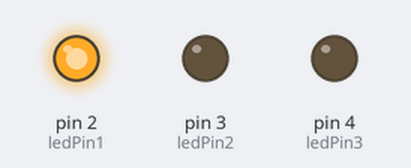
The sketch below on a simulated Arduino Uno, built with avr-gcc and run on an emulated ATmega328P. Parts: output pins drawn as LEDs (lit = HIGH).

Above: at 0.02 s.
At 0.72 s:
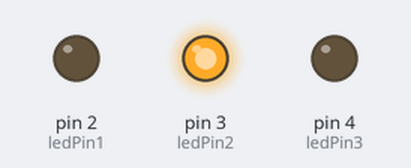
At 1.47 s:
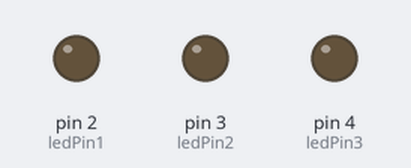
At 2.92 s:
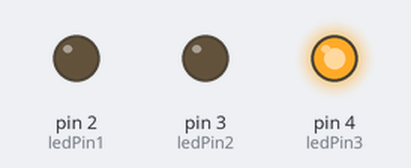
Timing chart, 0 to 3.2 s (numbered marks = the images above):
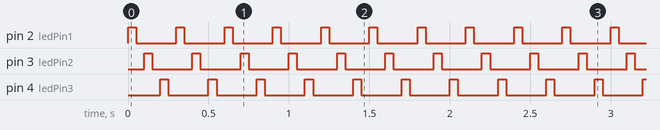

The sketch:

Code.ino
```cpp
// C++ code
//
int ledPin1=2;
int ledPin2=3;
int ledPin3=4;
void setup()
{
  pinMode(ledPin1, OUTPUT);
  pinMode(ledPin2, OUTPUT);
  pinMode(ledPin3, OUTPUT);
}

void loop()
{
  digitalWrite(ledPin1, HIGH);
  delay(50); // Wait for 1000 millisecond(s)
  digitalWrite(ledPin1, LOW);
  delay(50); // Wait for 1000 millisecond(s)

  digitalWrite(ledPin2, HIGH);
  delay(50); // Wait for 1000 millisecond(s)
  digitalWrite(ledPin2, LOW);
  delay(50); // Wait for 1000 millisecond(s)

  digitalWrite(ledPin3, HIGH);
  delay(50); // Wait for 1000 millisecond(s)
  digitalWrite(ledPin3, LOW);
  delay(50); // Wait for 1000 millisecond(s)
}
```

Measured:
- by itself, pin 2 (ledPin1), pin 3 (ledPin2), pin 4 (ledPin3): alternates HIGH for 0.05 s and LOW for 0.25 s
